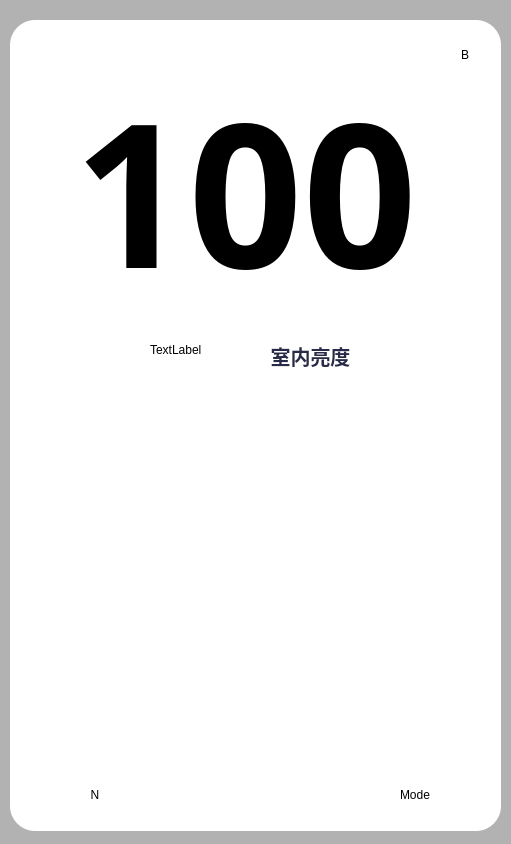
<?xml version="1.0" encoding="UTF-8"?>
<ui version="4.0">
 <class>LightSystem</class>
 <widget class="QDialog" name="LightSystem">
  <property name="geometry">
   <rect>
    <x>0</x>
    <y>0</y>
    <width>511</width>
    <height>844</height>
   </rect>
  </property>
  <property name="windowTitle">
   <string>Dialog</string>
  </property>
  <property name="styleSheet">
   <string notr="true">QDialog#LightSystem{
background-color:rgb(178,178,178,255);
}</string>
  </property>
  <widget class="QFrame" name="bottom">
   <property name="geometry">
    <rect>
     <x>10</x>
     <y>20</y>
     <width>491</width>
     <height>811</height>
    </rect>
   </property>
   <property name="styleSheet">
    <string notr="true">QFrame#bottom
{
	background-color:#ffffff;
 
	border:none;
	border-radius:25px;
}</string>
   </property>
   <property name="frameShape">
    <enum>QFrame::StyledPanel</enum>
   </property>
   <property name="frameShadow">
    <enum>QFrame::Raised</enum>
   </property>
   <widget class="QStackedWidget" name="PageBottom">
    <property name="geometry">
     <rect>
      <x>0</x>
      <y>0</y>
      <width>491</width>
      <height>811</height>
     </rect>
    </property>
    <widget class="QWidget" name="LightMain">
     <widget class="QLabel" name="label_3">
      <property name="geometry">
       <rect>
        <x>250</x>
        <y>320</y>
        <width>101</width>
        <height>31</height>
       </rect>
      </property>
      <property name="font">
       <font>
        <family>Adobe 黑体 Std R</family>
        <pointsize>15</pointsize>
        <weight>75</weight>
        <bold>true</bold>
       </font>
      </property>
      <property name="styleSheet">
       <string notr="true">color:#282A49</string>
      </property>
      <property name="text">
       <string>室内亮度</string>
      </property>
      <property name="scaledContents">
       <bool>false</bool>
      </property>
      <property name="alignment">
       <set>Qt::AlignCenter</set>
      </property>
      <property name="wordWrap">
       <bool>true</bool>
      </property>
     </widget>
     <widget class="QLabel" name="BrightnessP2">
      <property name="geometry">
       <rect>
        <x>140</x>
        <y>280</y>
        <width>100</width>
        <height>100</height>
       </rect>
      </property>
      <property name="text">
       <string>TextLabel</string>
      </property>
     </widget>
     <widget class="QLabel" name="CurtainNumber">
      <property name="geometry">
       <rect>
        <x>60</x>
        <y>10</y>
        <width>351</width>
        <height>321</height>
       </rect>
      </property>
      <property name="font">
       <font>
        <family>PibotoLt</family>
        <pointsize>150</pointsize>
        <weight>75</weight>
        <italic>false</italic>
        <bold>true</bold>
       </font>
      </property>
      <property name="styleSheet">
       <string notr="true"/>
      </property>
      <property name="text">
       <string>100</string>
      </property>
      <property name="alignment">
       <set>Qt::AlignCenter</set>
      </property>
     </widget>
     <widget class="QGroupBox" name="ButtonBox">
      <property name="geometry">
       <rect>
        <x>90</x>
        <y>380</y>
        <width>331</width>
        <height>351</height>
       </rect>
      </property>
      <property name="styleSheet">
       <string notr="true">QGroupBox#ButtonBox{
border:none;
}</string>
      </property>
      <property name="title">
       <string/>
      </property>
      <widget class="QPushButton" name="AllLed_Status">
       <property name="geometry">
        <rect>
         <x>20</x>
         <y>210</y>
         <width>291</width>
         <height>91</height>
        </rect>
       </property>
       <property name="font">
        <font>
         <family>Adobe 黑体 Std R</family>
         <pointsize>15</pointsize>
        </font>
       </property>
       <property name="styleSheet">
        <string notr="true">QPushButton
{
	border-radius:15px;
	background:#FFFFFF;
}</string>
       </property>
       <property name="text">
        <string/>
       </property>
       <property name="icon">
        <iconset resource="../other/main.qrc">
         <normaloff>:/new/Led/Led/All_Light_OFF.png</normaloff>
         <normalon>:/new/Led/Led/AirSwitch-ON.png</normalon>:/new/Led/Led/All_Light_OFF.png</iconset>
       </property>
       <property name="iconSize">
        <size>
         <width>100</width>
         <height>50</height>
        </size>
       </property>
       <property name="checkable">
        <bool>true</bool>
       </property>
       <property name="autoExclusive">
        <bool>true</bool>
       </property>
      </widget>
      <widget class="QPushButton" name="AiMode">
       <property name="geometry">
        <rect>
         <x>20</x>
         <y>50</y>
         <width>291</width>
         <height>91</height>
        </rect>
       </property>
       <property name="font">
        <font>
         <family>Adobe 黑体 Std R</family>
         <pointsize>15</pointsize>
        </font>
       </property>
       <property name="styleSheet">
        <string notr="true">QPushButton
{
	border-radius:15px;
	background:#FFFFFF;
}</string>
       </property>
       <property name="text">
        <string/>
       </property>
       <property name="icon">
        <iconset resource="../other/main.qrc">
         <normaloff>:/new/Led/Led/AI_ON.png</normaloff>
         <normalon>:/new/Led/Led/AI_OFF.png</normalon>:/new/Led/Led/AI_ON.png</iconset>
       </property>
       <property name="iconSize">
        <size>
         <width>70</width>
         <height>70</height>
        </size>
       </property>
       <property name="autoRepeatDelay">
        <number>300</number>
       </property>
       <property name="autoRepeatInterval">
        <number>200</number>
       </property>
      </widget>
     </widget>
     <widget class="QPushButton" name="BackMain">
      <property name="geometry">
       <rect>
        <x>430</x>
        <y>10</y>
        <width>50</width>
        <height>50</height>
       </rect>
      </property>
      <property name="styleSheet">
       <string notr="true">max-width:50px;
 max-height:50px;
 min-width:50px;
 min-height:50px;
border-radius:25px;
background-color: white;
 border-style: solid;</string>
      </property>
      <property name="text">
       <string>B</string>
      </property>
     </widget>
     <widget class="QPushButton" name="ModeChoice_2">
      <property name="geometry">
       <rect>
        <x>380</x>
        <y>750</y>
        <width>50</width>
        <height>50</height>
       </rect>
      </property>
      <property name="styleSheet">
       <string notr="true">max-width:50px;
 max-height:50px;
 min-width:50px;
 min-height:50px;
border-radius:25px;
background-color: white;
 border-style: solid;</string>
      </property>
      <property name="text">
       <string>Mode</string>
      </property>
     </widget>
     <widget class="QPushButton" name="AloneControl">
      <property name="geometry">
       <rect>
        <x>60</x>
        <y>750</y>
        <width>50</width>
        <height>50</height>
       </rect>
      </property>
      <property name="styleSheet">
       <string notr="true">max-width:50px;
 max-height:50px;
 min-width:50px;
 min-height:50px;
border-radius:25px;
background-color: white;
 border-style: solid;</string>
      </property>
      <property name="text">
       <string>N</string>
      </property>
     </widget>
    </widget>
    <widget class="QWidget" name="AloneLight">
     <widget class="SwitchButton" name="Led_Switch" native="true">
      <property name="geometry">
       <rect>
        <x>210</x>
        <y>760</y>
        <width>91</width>
        <height>31</height>
       </rect>
      </property>
     </widget>
     <widget class="QSlider" name="Brightness_Slider">
      <property name="geometry">
       <rect>
        <x>30</x>
        <y>510</y>
        <width>351</width>
        <height>21</height>
       </rect>
      </property>
      <property name="orientation">
       <enum>Qt::Horizontal</enum>
      </property>
     </widget>
     <widget class="XProgressBar" name="Brightness_Xprogress" native="true">
      <property name="geometry">
       <rect>
        <x>30</x>
        <y>435</y>
        <width>441</width>
        <height>21</height>
       </rect>
      </property>
     </widget>
     <widget class="QSlider" name="Color_Slider">
      <property name="geometry">
       <rect>
        <x>30</x>
        <y>630</y>
        <width>351</width>
        <height>21</height>
       </rect>
      </property>
      <property name="orientation">
       <enum>Qt::Horizontal</enum>
      </property>
     </widget>
     <widget class="XProgressBar" name="Color_Xprogress" native="true">
      <property name="geometry">
       <rect>
        <x>30</x>
        <y>560</y>
        <width>441</width>
        <height>21</height>
       </rect>
      </property>
     </widget>
     <widget class="QLabel" name="InsidesBrightness">
      <property name="geometry">
       <rect>
        <x>60</x>
        <y>70</y>
        <width>371</width>
        <height>241</height>
       </rect>
      </property>
      <property name="font">
       <font>
        <family>PibotoLt</family>
        <pointsize>150</pointsize>
        <weight>75</weight>
        <bold>true</bold>
       </font>
      </property>
      <property name="styleSheet">
       <string notr="true">background-color:white;
border-radius:15px;</string>
      </property>
      <property name="text">
       <string>832</string>
      </property>
      <property name="alignment">
       <set>Qt::AlignCenter</set>
      </property>
     </widget>
     <widget class="QLabel" name="label_4">
      <property name="geometry">
       <rect>
        <x>200</x>
        <y>340</y>
        <width>161</width>
        <height>31</height>
       </rect>
      </property>
      <property name="font">
       <font>
        <family>Adobe 黑体 Std R</family>
        <pointsize>20</pointsize>
        <weight>75</weight>
        <bold>true</bold>
       </font>
      </property>
      <property name="styleSheet">
       <string notr="true">color:#282A49</string>
      </property>
      <property name="text">
       <string>室内亮度</string>
      </property>
      <property name="scaledContents">
       <bool>false</bool>
      </property>
      <property name="alignment">
       <set>Qt::AlignCenter</set>
      </property>
      <property name="wordWrap">
       <bool>true</bool>
      </property>
     </widget>
     <widget class="QSlider" name="Device_Slider">
      <property name="geometry">
       <rect>
        <x>30</x>
        <y>720</y>
        <width>441</width>
        <height>20</height>
       </rect>
      </property>
      <property name="minimum">
       <number>1</number>
      </property>
      <property name="maximum">
       <number>6</number>
      </property>
      <property name="orientation">
       <enum>Qt::Horizontal</enum>
      </property>
     </widget>
     <widget class="QLabel" name="label_5">
      <property name="geometry">
       <rect>
        <x>200</x>
        <y>680</y>
        <width>111</width>
        <height>21</height>
       </rect>
      </property>
      <property name="font">
       <font>
        <family>Adobe 黑体 Std R</family>
        <pointsize>15</pointsize>
        <weight>75</weight>
        <bold>true</bold>
       </font>
      </property>
      <property name="styleSheet">
       <string notr="true">color:#282A49</string>
      </property>
      <property name="text">
       <string>当前灯光:</string>
      </property>
      <property name="scaledContents">
       <bool>false</bool>
      </property>
      <property name="alignment">
       <set>Qt::AlignCenter</set>
      </property>
      <property name="wordWrap">
       <bool>true</bool>
      </property>
     </widget>
     <widget class="QLabel" name="label_7">
      <property name="geometry">
       <rect>
        <x>190</x>
        <y>460</y>
        <width>91</width>
        <height>29</height>
       </rect>
      </property>
      <property name="font">
       <font>
        <family>Adobe 黑体 Std R</family>
        <pointsize>15</pointsize>
        <weight>75</weight>
        <bold>true</bold>
       </font>
      </property>
      <property name="styleSheet">
       <string notr="true">color:#282A49</string>
      </property>
      <property name="text">
       <string>亮度：</string>
      </property>
      <property name="scaledContents">
       <bool>false</bool>
      </property>
      <property name="alignment">
       <set>Qt::AlignCenter</set>
      </property>
      <property name="wordWrap">
       <bool>true</bool>
      </property>
     </widget>
     <widget class="QLabel" name="Brightness_Text">
      <property name="geometry">
       <rect>
        <x>270</x>
        <y>460</y>
        <width>31</width>
        <height>29</height>
       </rect>
      </property>
      <property name="font">
       <font>
        <family>Adobe 黑体 Std R</family>
        <pointsize>15</pointsize>
        <weight>75</weight>
        <bold>true</bold>
       </font>
      </property>
      <property name="styleSheet">
       <string notr="true">color:#282A49</string>
      </property>
      <property name="text">
       <string>80</string>
      </property>
      <property name="scaledContents">
       <bool>false</bool>
      </property>
      <property name="alignment">
       <set>Qt::AlignCenter</set>
      </property>
      <property name="wordWrap">
       <bool>true</bool>
      </property>
     </widget>
     <widget class="SwitchButton" name="Lux_All" native="true">
      <property name="geometry">
       <rect>
        <x>390</x>
        <y>500</y>
        <width>81</width>
        <height>31</height>
       </rect>
      </property>
     </widget>
     <widget class="SwitchButton" name="Color_All" native="true">
      <property name="geometry">
       <rect>
        <x>390</x>
        <y>620</y>
        <width>81</width>
        <height>31</height>
       </rect>
      </property>
     </widget>
     <widget class="QLabel" name="BrightnessP">
      <property name="geometry">
       <rect>
        <x>120</x>
        <y>320</y>
        <width>81</width>
        <height>71</height>
       </rect>
      </property>
      <property name="text">
       <string>TextLabel</string>
      </property>
      <property name="alignment">
       <set>Qt::AlignCenter</set>
      </property>
     </widget>
     <widget class="QLabel" name="label_6">
      <property name="geometry">
       <rect>
        <x>150</x>
        <y>670</y>
        <width>41</width>
        <height>41</height>
       </rect>
      </property>
      <property name="text">
       <string>TextLabel</string>
      </property>
     </widget>
     <widget class="QPushButton" name="ModeChoice">
      <property name="geometry">
       <rect>
        <x>440</x>
        <y>20</y>
        <width>50</width>
        <height>50</height>
       </rect>
      </property>
      <property name="styleSheet">
       <string notr="true">max-width:50px;
 max-height:50px;
 min-width:50px;
 min-height:50px;
border-radius:25px;
background-color: white;
 border-style: solid;</string>
      </property>
      <property name="text">
       <string>Main</string>
      </property>
     </widget>
     <widget class="QLabel" name="label_8">
      <property name="geometry">
       <rect>
        <x>190</x>
        <y>590</y>
        <width>91</width>
        <height>29</height>
       </rect>
      </property>
      <property name="font">
       <font>
        <family>Adobe 黑体 Std R</family>
        <pointsize>15</pointsize>
        <weight>75</weight>
        <bold>true</bold>
       </font>
      </property>
      <property name="styleSheet">
       <string notr="true">color:#282A49</string>
      </property>
      <property name="text">
       <string>色温：</string>
      </property>
      <property name="scaledContents">
       <bool>false</bool>
      </property>
      <property name="alignment">
       <set>Qt::AlignCenter</set>
      </property>
      <property name="wordWrap">
       <bool>true</bool>
      </property>
     </widget>
     <widget class="QLabel" name="Color_Text">
      <property name="geometry">
       <rect>
        <x>270</x>
        <y>590</y>
        <width>31</width>
        <height>29</height>
       </rect>
      </property>
      <property name="font">
       <font>
        <family>Adobe 黑体 Std R</family>
        <pointsize>15</pointsize>
        <weight>75</weight>
        <bold>true</bold>
       </font>
      </property>
      <property name="styleSheet">
       <string notr="true">color:#282A49</string>
      </property>
      <property name="text">
       <string>80</string>
      </property>
      <property name="scaledContents">
       <bool>false</bool>
      </property>
      <property name="alignment">
       <set>Qt::AlignCenter</set>
      </property>
      <property name="wordWrap">
       <bool>true</bool>
      </property>
     </widget>
     <widget class="QLabel" name="SelectedLed">
      <property name="geometry">
       <rect>
        <x>320</x>
        <y>675</y>
        <width>31</width>
        <height>31</height>
       </rect>
      </property>
      <property name="font">
       <font>
        <family>Adobe 黑体 Std R</family>
        <pointsize>15</pointsize>
        <weight>75</weight>
        <bold>true</bold>
       </font>
      </property>
      <property name="styleSheet">
       <string notr="true">color:#282A49</string>
      </property>
      <property name="text">
       <string>1</string>
      </property>
      <property name="scaledContents">
       <bool>false</bool>
      </property>
      <property name="alignment">
       <set>Qt::AlignCenter</set>
      </property>
      <property name="wordWrap">
       <bool>true</bool>
      </property>
     </widget>
    </widget>
   </widget>
  </widget>
 </widget>
 <customwidgets>
  <customwidget>
   <class>SwitchButton</class>
   <extends>QWidget</extends>
   <header>switchbutton.h</header>
   <container>1</container>
  </customwidget>
  <customwidget>
   <class>XProgressBar</class>
   <extends>QWidget</extends>
   <header>xprogressbar.h</header>
   <container>1</container>
  </customwidget>
 </customwidgets>
 <resources>
  <include location="../other/main.qrc"/>
 </resources>
 <connections/>
</ui>
